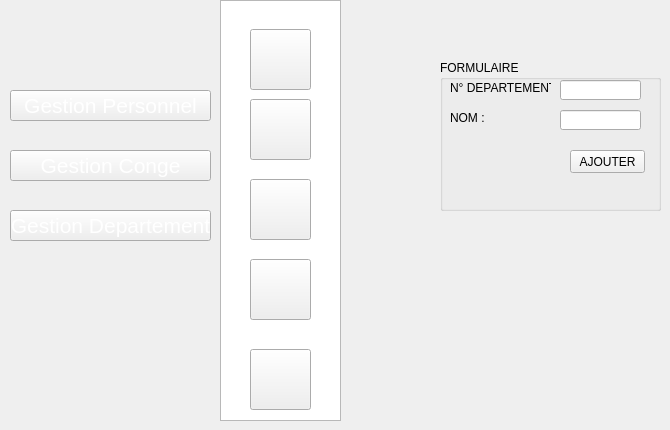
   <widget class="QWidget" name="page_31">
    <widget class="QPushButton" name="pushButton_223">
     <property name="geometry">
      <rect>
       <x>250</x>
       <y>259</y>
       <width>61</width>
       <height>61</height>
      </rect>
     </property>
     <property name="styleSheet">
      <string notr="true">image: url(:/new/prefix1/img/icon-supp2 (1).png);</string>
     </property>
     <property name="text">
      <string/>
     </property>
    </widget>
    <widget class="QPushButton" name="pushButton_232">
     <property name="geometry">
      <rect>
       <x>250</x>
       <y>99</y>
       <width>61</width>
       <height>61</height>
      </rect>
     </property>
     <property name="styleSheet">
      <string notr="true">image: url(:/new/prefix1/img/icon-modif2 (1).png);</string>
     </property>
     <property name="text">
      <string/>
     </property>
    </widget>
    <widget class="QListView" name="listView_22">
     <property name="geometry">
      <rect>
       <x>220</x>
       <y>0</y>
       <width>121</width>
       <height>421</height>
      </rect>
     </property>
     <property name="styleSheet">
      <string notr="true">background-image: url(:/new/prefix1/img/selected.png);</string>
     </property>
    </widget>
    <widget class="QPushButton" name="pushButton_233">
     <property name="geometry">
      <rect>
       <x>250</x>
       <y>179</y>
       <width>61</width>
       <height>61</height>
      </rect>
     </property>
     <property name="styleSheet">
      <string notr="true">image: url(:/new/prefix1/img/icon-afficher2.png);</string>
     </property>
     <property name="text">
      <string/>
     </property>
    </widget>
    <widget class="QPushButton" name="pushButton_234">
     <property name="geometry">
      <rect>
       <x>250</x>
       <y>349</y>
       <width>61</width>
       <height>61</height>
      </rect>
     </property>
     <property name="styleSheet">
      <string notr="true">image: url(:/new/prefix1/img/8774.png);</string>
     </property>
     <property name="text">
      <string/>
     </property>
    </widget>
    <widget class="QPushButton" name="pushButton_235">
     <property name="geometry">
      <rect>
       <x>250</x>
       <y>29</y>
       <width>61</width>
       <height>61</height>
      </rect>
     </property>
     <property name="styleSheet">
      <string notr="true">image: url(:/new/prefix1/img/icon-ajout2.png);
background-image: url(:/new/prefix1/img/bg.png);</string>
     </property>
     <property name="text">
      <string/>
     </property>
    </widget>
    <widget class="QPushButton" name="pushButton_236">
     <property name="geometry">
      <rect>
       <x>10</x>
       <y>210</y>
       <width>201</width>
       <height>31</height>
      </rect>
     </property>
     <property name="font">
      <font>
       <pointsize>16</pointsize>
       <weight>50</weight>
       <bold>false</bold>
      </font>
     </property>
     <property name="styleSheet">
      <string notr="true">color: rgb(255, 255, 255);
background-image: url(:/new/prefix1/img/selected2.png);
</string>
     </property>
     <property name="text">
      <string>Gestion Departement</string>
     </property>
    </widget>
    <widget class="QPushButton" name="pushButton_237">
     <property name="geometry">
      <rect>
       <x>10</x>
       <y>150</y>
       <width>201</width>
       <height>31</height>
      </rect>
     </property>
     <property name="font">
      <font>
       <pointsize>16</pointsize>
       <weight>50</weight>
       <bold>false</bold>
      </font>
     </property>
     <property name="styleSheet">
      <string notr="true">color: rgb(255, 255, 255);

</string>
     </property>
     <property name="text">
      <string>Gestion Conge</string>
     </property>
    </widget>
    <widget class="QPushButton" name="pushButton_238">
     <property name="geometry">
      <rect>
       <x>10</x>
       <y>90</y>
       <width>201</width>
       <height>31</height>
      </rect>
     </property>
     <property name="font">
      <font>
       <pointsize>16</pointsize>
       <weight>50</weight>
       <bold>false</bold>
      </font>
     </property>
     <property name="styleSheet">
      <string notr="true">color: rgb(255, 255, 255);

</string>
     </property>
     <property name="text">
      <string>Gestion Personnel</string>
     </property>
    </widget>
    <widget class="QGroupBox" name="groupBox_11">
     <property name="geometry">
      <rect>
       <x>440</x>
       <y>60</y>
       <width>221</width>
       <height>151</height>
      </rect>
     </property>
     <property name="title">
      <string>FORMULAIRE</string>
     </property>
     <widget class="QLabel" name="label_50">
      <property name="geometry">
       <rect>
        <x>10</x>
        <y>20</y>
        <width>101</width>
        <height>16</height>
       </rect>
      </property>
      <property name="focusPolicy">
       <enum>Qt::StrongFocus</enum>
      </property>
      <property name="text">
       <string>N° DEPARTEMENT :</string>
      </property>
      <property name="textFormat">
       <enum>Qt::AutoText</enum>
      </property>
      <property name="scaledContents">
       <bool>false</bool>
      </property>
     </widget>
     <widget class="QLabel" name="label_51">
      <property name="geometry">
       <rect>
        <x>10</x>
        <y>50</y>
        <width>81</width>
        <height>16</height>
       </rect>
      </property>
      <property name="text">
       <string>NOM :</string>
      </property>
      <property name="scaledContents">
       <bool>false</bool>
      </property>
     </widget>
     <widget class="QPushButton" name="ajouterdepartement">
      <property name="geometry">
       <rect>
        <x>130</x>
        <y>90</y>
        <width>75</width>
        <height>23</height>
       </rect>
      </property>
      <property name="text">
       <string>AJOUTER</string>
      </property>
     </widget>
     <widget class="QLineEdit" name="nomd">
      <property name="geometry">
       <rect>
        <x>120</x>
        <y>50</y>
        <width>81</width>
        <height>20</height>
       </rect>
      </property>
     </widget>
     <widget class="QLineEdit" name="num">
      <property name="geometry">
       <rect>
        <x>120</x>
        <y>20</y>
        <width>81</width>
        <height>20</height>
       </rect>
      </property>
     </widget>
    </widget>
    <zorder>listView_22</zorder>
    <zorder>pushButton_223</zorder>
    <zorder>pushButton_232</zorder>
    <zorder>pushButton_233</zorder>
    <zorder>pushButton_234</zorder>
    <zorder>pushButton_235</zorder>
    <zorder>pushButton_236</zorder>
    <zorder>pushButton_237</zorder>
    <zorder>pushButton_238</zorder>
    <zorder>groupBox_11</zorder>
   </widget>
